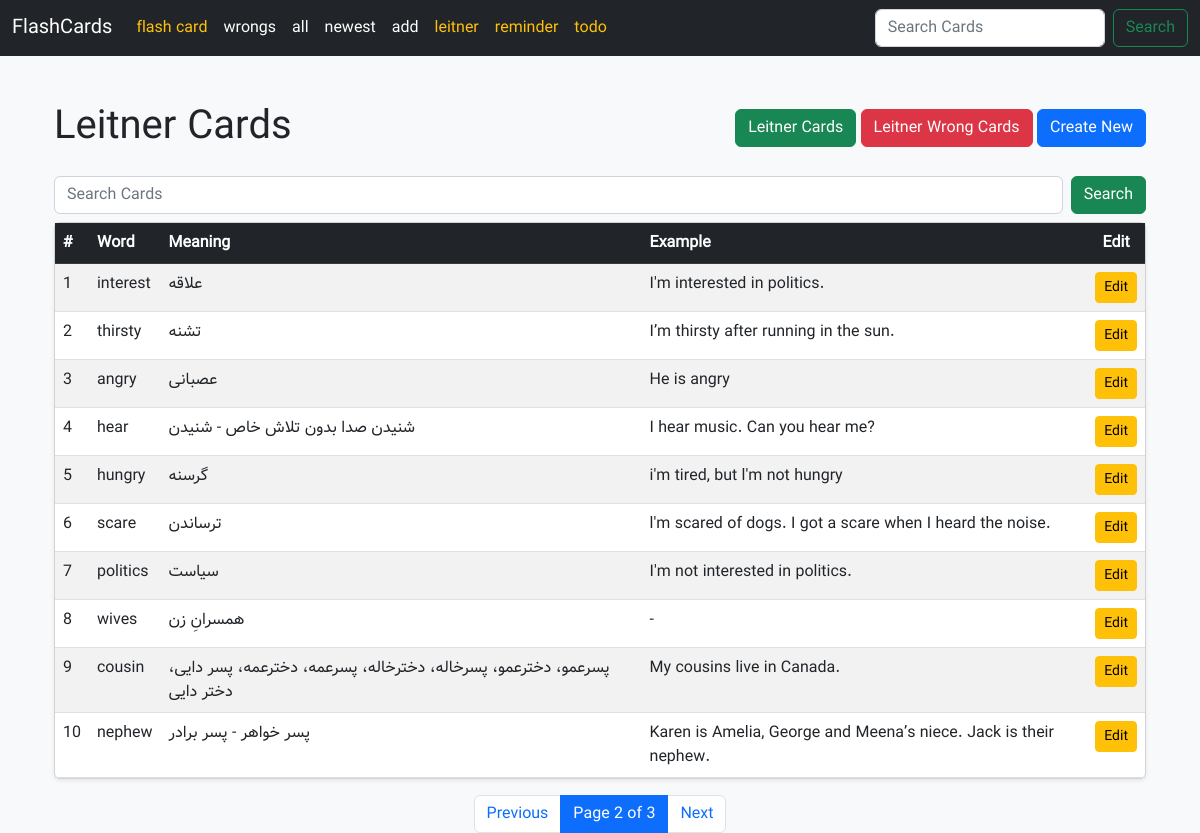
Page /flashcard/leitnercards/?page=2&query= on the earlier database version.
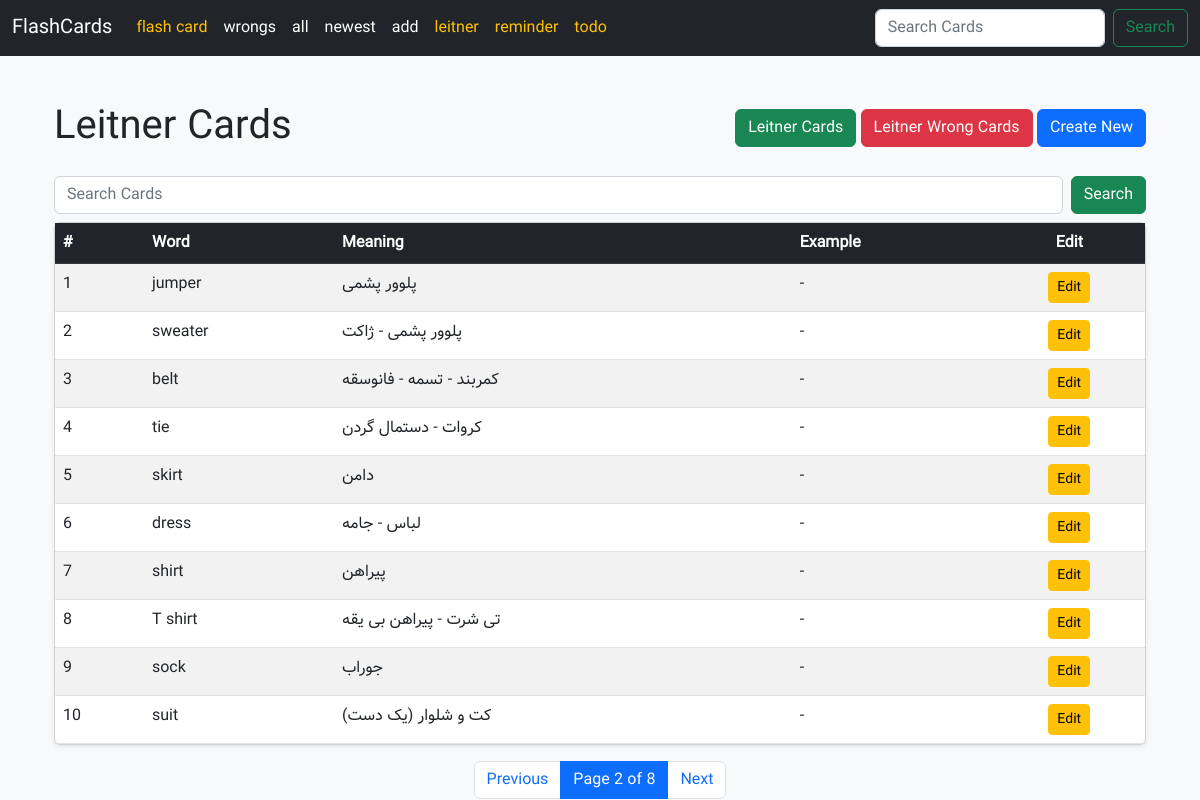
Same page on the later database version.
### home/models.py (models this page shows, shortened)
class FlashLeitner(models.Model):
    word = models.CharField(max_length=512)
    meaning = models.CharField(max_length=512)
    example = models.CharField(max_length=1024, null=True, blank=True)
    rate = models.SmallIntegerField(default=0)
    last_reply = models.BooleanField(default=False)
    created_at = models.DateTimeField(auto_now_add=True)
    next_review_date = models.DateField()
    start_day = models.DateField(default=timezone.localdate)

### home/views.py (the view)
# urls.py: path("leitnercards/" ,FlashLeitnerCardsView.as_view(),name="leitner_cards"),
class FlashLeitnerCardsView(View):
    def get(self, request):
        query = request.GET.get(
            "query", ""
        )  # در صورتی که query وجود نداشته باشد، مقدار پیش‌فرض "" خواهد بود
        if query:
            cards = FlashLeitner.objects.filter(
                Q(word__icontains=query)
                | Q(meaning__icontains=query)
                | Q(example__icontains=query)
            )
        else:
            cards = FlashLeitner.objects.all().order_by("-created_at")
        paginator = Paginator(cards, 10)  # 10 items per page
        page_number = request.GET.get("page")
        page_obj = paginator.get_page(page_number)
        return render(request, "home/leitner_cards.html", {"cards": page_obj})

### home/templates/home/leitner_cards.html
{% extends 'base.html' %}
{% block content %}
  <div class="container mt-4">
    <div class="d-flex justify-content-between align-items-center mb-4">
      <h1 class="m-0">Leitner Cards</h1>
      <div>
        <a class="btn btn-success" href="{% url 'home:leitner_cards' %}">Leitner Cards</a>
        <a class="btn btn-danger" href="{% url 'home:leitner_wrong_cards' %}">Leitner Wrong Cards</a>
        <a class="btn btn-primary" href="{% url 'home:leitner_card_create' %}">Create New</a>
      </div>
    </div>
    <form class="d-flex ms-auto my-2" action="{% url 'home:leitner_cards' %}" method="get">
      <input class="form-control me-2" type="search" placeholder="Search Cards" aria-label="Search" name="query" value="{{ request.GET.query }}" />
      <button class="btn btn-success" type="submit">Search</button>
    </form>
    {% if cards %}
      <div class="card shadow-sm">
        <div class="card-body p-0">
          <table class="table table-hover table-striped m-0">
            <thead class="table-dark">
              <tr>
                <th>#</th>
                <th>Word</th>
                <th>Meaning</th>
                <th>Example</th>
                <th class="text-center">Edit</th>
              </tr>
            </thead>
            <tbody>
              {% for card in cards %}
                <tr>
                  <td>{{ forloop.counter }}</td>
                  <td>{{ card.word }}</td>
                  <td>{{ card.meaning }}</td>
                  <td>{{ card.example|default:"-" }}</td>
                  <td class="text-center">
                    <a class="btn btn-warning btn-sm" href="{% url 'home:leitner_card_edit' card.id %}">Edit</a>
                  </td>
                </tr>
              {% endfor %}
            </tbody>
          </table>
        </div>
      </div>
    {% else %}
      <div class="alert alert-warning mt-4" role="alert">No cards available.</div>
    {% endif %}
<nav class="mt-3">
    <ul class="pagination justify-content-center mb-0">
      {% if cards.has_previous %}
      <li class="page-item">
        <a
          class="page-link"
          href="?page={{ cards.previous_page_number }}&query={{ request.GET.query }}"
        >
          Previous
        </a>
      </li>
      {% endif %}
      <li class="page-item active">
        <span class="page-link">
          Page {{ cards.number }} of {{ cards.paginator.num_pages }}
        </span>
      </li>
      {% if cards.has_next %}
      <li class="page-item">
        <a
          class="page-link"
          href="?page={{ cards.next_page_number }}&query={{ request.GET.query }}"
        >
          Next
        </a>
      </li>
      {% endif %}
    </ul>
  </nav>
{% endblock %}

Differences in the rows shown:
no longer on this page (row edited): FlashLeitner: word "interest", meaning "علاقه", example "I'm interested in politics."
no longer on this page (row edited): FlashLeitner: word "thirsty", meaning "تشنه", example "I’m thirsty after running in the sun."
no longer on this page (row unchanged): FlashLeitner: word "angry", meaning "عصبانی", example "He is angry"
no longer on this page (row edited): FlashLeitner: word "hear", meaning "شنیدن صدا بدون تلاش خاص - شنیدن", example "I hear music. Can you hear me?"
no longer on this page (row unchanged): FlashLeitner: word "hungry", meaning "گرسنه", example "i'm tired, but l'm not hungry"
no longer on this page (row unchanged): FlashLeitner: word "scare", meaning "ترساندن", example "l'm scared of dogs. I got a scare when I heard the noise."
no longer on this page (row unchanged): FlashLeitner: word "politics", meaning "سیاست", example "I'm not interested in politics."
no longer on this page (row unchanged): FlashLeitner: word "wives", meaning "همسرانِ زن", example "-"
no longer on this page (row edited): FlashLeitner: word "cousin", meaning "پسرعمو، دخترعمو، پسرخاله، دخترخاله، پسرعمه، دخترعمه، پسر دایی، دختر دایی", example "My cousins live in Canada."
no longer on this page (row unchanged): FlashLeitner: word "nephew", meaning "پسر خواهر - پسر برادر", example "Karen is Amelia, George and Meena’s niece. Jack is their nephew."
added FlashLeitner: word "jumper", meaning "پلوور پشمی", example "-"
added FlashLeitner: word "sweater", meaning "پلوور پشمی - ژاکت", example "-"
added FlashLeitner: word "belt", meaning "کمربند - تسمه - فانوسقه", example "-"
added FlashLeitner: word "tie", meaning "کروات - دستمال گردن", example "-"
added FlashLeitner: word "skirt", meaning "دامن", example "-"
added FlashLeitner: word "dress", meaning "لباس - جامه", example "-"
added FlashLeitner: word "shirt", meaning "پیراهن", example "-"
added FlashLeitner: word "T shirt", meaning "تی شرت - پیراهن بی یقه", example "-"
added FlashLeitner: word "sock", meaning "جوراب", example "-"
added FlashLeitner: word "suit", meaning "کت و شلوار (یک دست)", example "-"
Other differences:
{{ cards.paginator.num_pages }}: "3" → "8"
